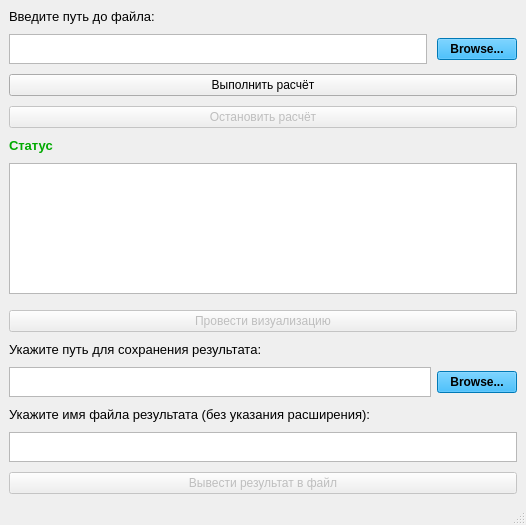
<?xml version="1.0" encoding="UTF-8"?>
<ui version="4.0">
 <class>MainWindow</class>
 <widget class="QMainWindow" name="MainWindow">
  <property name="enabled">
   <bool>true</bool>
  </property>
  <property name="geometry">
   <rect>
    <x>0</x>
    <y>0</y>
    <width>526</width>
    <height>525</height>
   </rect>
  </property>
  <property name="windowTitle">
   <string>MainWindow</string>
  </property>
  <widget class="QWidget" name="centralwidget">
   <layout class="QGridLayout" name="gridLayout">
    <item row="0" column="0">
     <layout class="QHBoxLayout" name="horizontalLayout">
      <property name="spacing">
       <number>10</number>
      </property>
      <property name="sizeConstraint">
       <enum>QLayout::SetDefaultConstraint</enum>
      </property>
      <item>
       <layout class="QVBoxLayout" name="FileOperationsLayout">
        <property name="sizeConstraint">
         <enum>QLayout::SetDefaultConstraint</enum>
        </property>
        <property name="rightMargin">
         <number>0</number>
        </property>
        <item>
         <widget class="QLabel" name="Path_start_label">
          <property name="font">
           <font>
            <family>Arial</family>
            <pointsize>10</pointsize>
            <weight>50</weight>
            <bold>false</bold>
           </font>
          </property>
          <property name="text">
           <string>Введите путь до файла:</string>
          </property>
         </widget>
        </item>
        <item>
         <layout class="QHBoxLayout" name="FileInputLayout">
          <item>
           <widget class="QTextEdit" name="File_url_input">
            <property name="enabled">
             <bool>true</bool>
            </property>
            <property name="minimumSize">
             <size>
              <width>0</width>
              <height>0</height>
             </size>
            </property>
            <property name="maximumSize">
             <size>
              <width>16777215</width>
              <height>30</height>
             </size>
            </property>
            <property name="font">
             <font>
              <family>Arial</family>
              <pointsize>10</pointsize>
             </font>
            </property>
            <property name="verticalScrollBarPolicy">
             <enum>Qt::ScrollBarAsNeeded</enum>
            </property>
            <property name="readOnly">
             <bool>true</bool>
            </property>
           </widget>
          </item>
          <item>
           <widget class="QPushButton" name="File_input_button">
            <property name="font">
             <font>
              <family>Arial</family>
              <pointsize>9</pointsize>
              <weight>75</weight>
              <bold>true</bold>
             </font>
            </property>
            <property name="autoFillBackground">
             <bool>false</bool>
            </property>
            <property name="styleSheet">
             <string notr="true">background-color: rgb(0, 170, 255);</string>
            </property>
            <property name="text">
             <string>Browse...</string>
            </property>
           </widget>
          </item>
         </layout>
        </item>
        <item>
         <widget class="QPushButton" name="Calculate_button">
          <property name="text">
           <string>Выполнить расчёт</string>
          </property>
         </widget>
        </item>
        <item>
         <widget class="QPushButton" name="stop_button">
          <property name="enabled">
           <bool>false</bool>
          </property>
          <property name="text">
           <string>Остановить расчёт</string>
          </property>
         </widget>
        </item>
        <item>
         <widget class="QLabel" name="Finish_label">
          <property name="font">
           <font>
            <family>Arial</family>
            <pointsize>10</pointsize>
            <weight>75</weight>
            <bold>true</bold>
           </font>
          </property>
          <property name="styleSheet">
           <string notr="true">color: rgb(0, 170, 0);</string>
          </property>
          <property name="frameShape">
           <enum>QFrame::NoFrame</enum>
          </property>
          <property name="frameShadow">
           <enum>QFrame::Plain</enum>
          </property>
          <property name="lineWidth">
           <number>1</number>
          </property>
          <property name="text">
           <string>Статус</string>
          </property>
         </widget>
        </item>
        <item>
         <layout class="QVBoxLayout" name="ProblemsBoxLayout">
          <property name="sizeConstraint">
           <enum>QLayout::SetDefaultConstraint</enum>
          </property>
          <property name="leftMargin">
           <number>0</number>
          </property>
          <property name="topMargin">
           <number>0</number>
          </property>
          <property name="bottomMargin">
           <number>6</number>
          </property>
          <item>
           <widget class="QPlainTextEdit" name="Problems_text">
            <property name="enabled">
             <bool>true</bool>
            </property>
            <property name="minimumSize">
             <size>
              <width>0</width>
              <height>100</height>
             </size>
            </property>
            <property name="font">
             <font>
              <family>Arial</family>
              <pointsize>10</pointsize>
             </font>
            </property>
           </widget>
          </item>
         </layout>
        </item>
        <item>
         <widget class="QPushButton" name="Make_visual_button">
          <property name="enabled">
           <bool>false</bool>
          </property>
          <property name="text">
           <string>Провести визуализацию</string>
          </property>
         </widget>
        </item>
        <item>
         <layout class="QVBoxLayout" name="verticalLayout"/>
        </item>
        <item>
         <widget class="QLabel" name="Path_result_lable">
          <property name="font">
           <font>
            <family>Arial</family>
            <pointsize>10</pointsize>
           </font>
          </property>
          <property name="text">
           <string>Укажите путь для сохранения результата:</string>
          </property>
         </widget>
        </item>
        <item>
         <layout class="QHBoxLayout" name="FileOutputLayout" stretch="0,0">
          <property name="spacing">
           <number>6</number>
          </property>
          <property name="sizeConstraint">
           <enum>QLayout::SetMinimumSize</enum>
          </property>
          <property name="leftMargin">
           <number>0</number>
          </property>
          <item>
           <widget class="QTextEdit" name="File_url_output">
            <property name="maximumSize">
             <size>
              <width>16777215</width>
              <height>30</height>
             </size>
            </property>
            <property name="font">
             <font>
              <family>Arial</family>
              <pointsize>10</pointsize>
             </font>
            </property>
           </widget>
          </item>
          <item>
           <widget class="QPushButton" name="File_output_button">
            <property name="font">
             <font>
              <family>Arial</family>
              <pointsize>9</pointsize>
              <weight>75</weight>
              <bold>true</bold>
             </font>
            </property>
            <property name="autoFillBackground">
             <bool>false</bool>
            </property>
            <property name="styleSheet">
             <string notr="true">background-color: rgb(0, 170, 255);</string>
            </property>
            <property name="text">
             <string>Browse...</string>
            </property>
           </widget>
          </item>
         </layout>
        </item>
        <item>
         <widget class="QLabel" name="Label_filename_output">
          <property name="font">
           <font>
            <family>Arial</family>
            <pointsize>10</pointsize>
           </font>
          </property>
          <property name="text">
           <string>Укажите имя файла результата (без указания расширения):</string>
          </property>
         </widget>
        </item>
        <item>
         <widget class="QTextEdit" name="Edit_filename_output">
          <property name="maximumSize">
           <size>
            <width>16777215</width>
            <height>30</height>
           </size>
          </property>
          <property name="font">
           <font>
            <family>Arial</family>
            <pointsize>10</pointsize>
           </font>
          </property>
         </widget>
        </item>
        <item>
         <widget class="QPushButton" name="out_result_button">
          <property name="enabled">
           <bool>false</bool>
          </property>
          <property name="text">
           <string>Вывести результат в файл</string>
          </property>
         </widget>
        </item>
       </layout>
      </item>
     </layout>
    </item>
   </layout>
  </widget>
  <widget class="QStatusBar" name="statusbar"/>
 </widget>
 <resources/>
 <connections/>
</ui>
